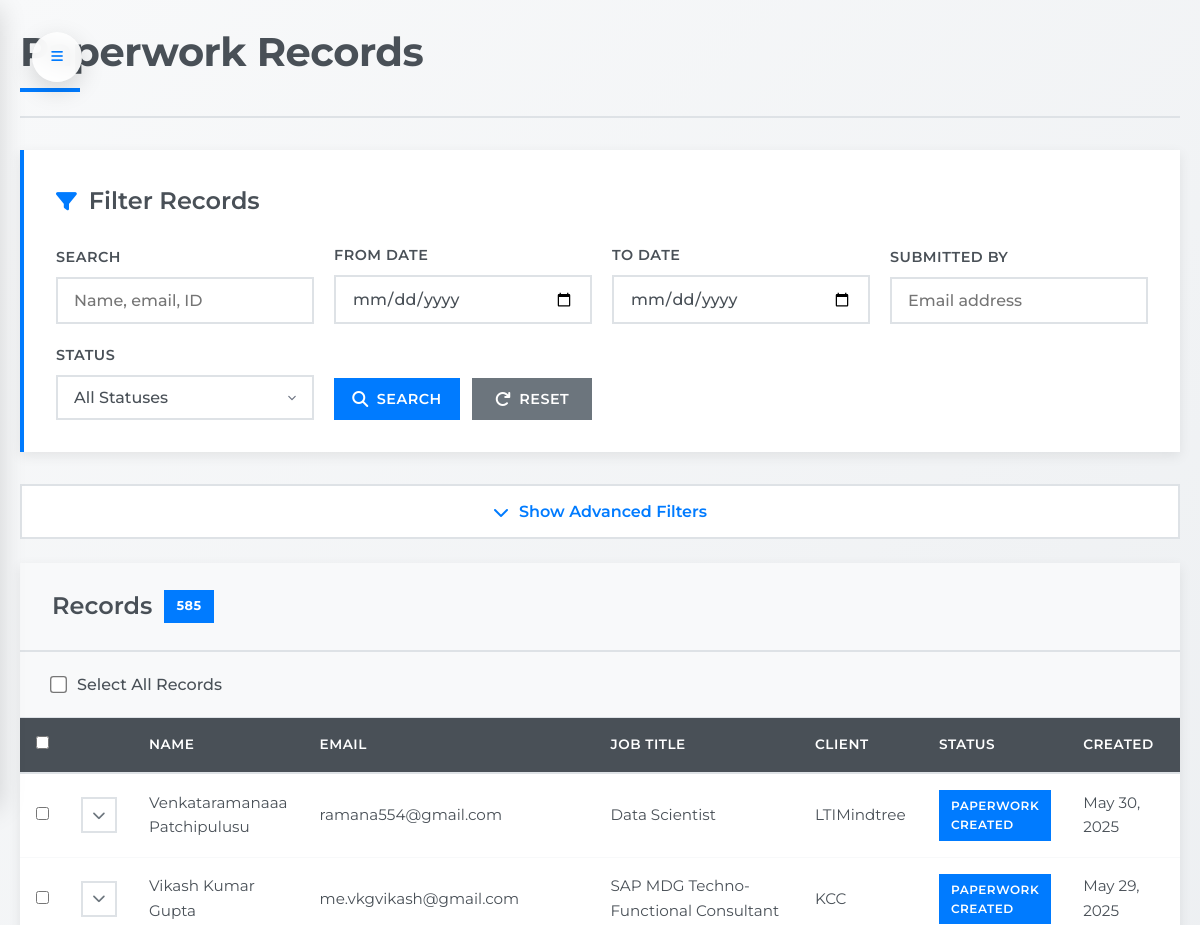
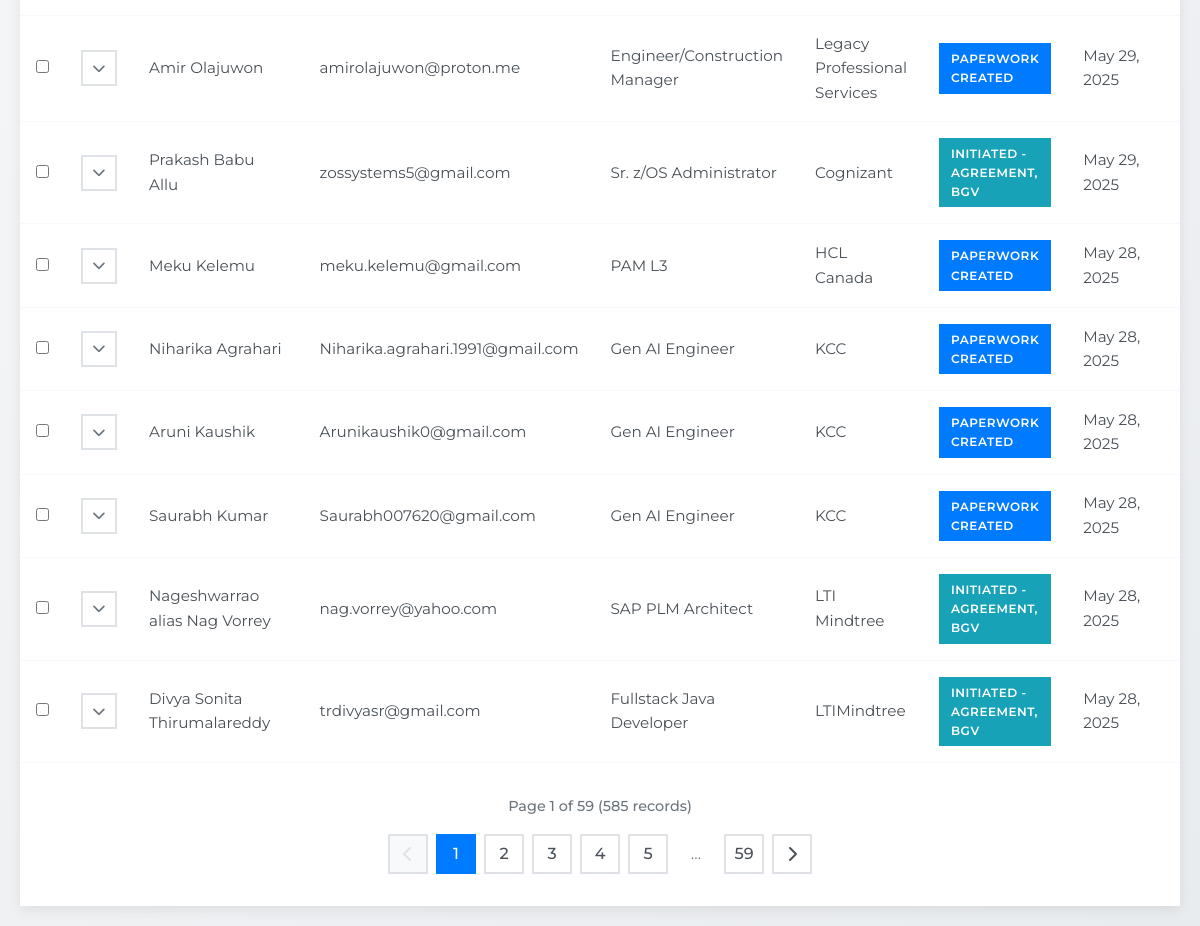
/paperworkallrecords.php (signed in), run on the app's committed database (2 pictures, top to bottom).
### tables this page shows
CREATE TABLE `paperworkdetails` (
  `id` int(11) NOT NULL,
  `cfirstname` varchar(100) DEFAULT NULL,
  `clastname` varchar(100) DEFAULT NULL,
  `ceipalid` varchar(100) DEFAULT NULL,
  `clinkedinurl` varchar(255) DEFAULT NULL,
  `cdob` date DEFAULT NULL,
  `cmobilenumber` varchar(15) DEFAULT NULL,
  `cemail` varchar(255) DEFAULT NULL,
  `clocation` varchar(255) DEFAULT NULL,
  `chomeaddress` varchar(255) DEFAULT NULL,
  `cssn` varchar(4) DEFAULT NULL,
  `cwork_authorization_status` varchar(50) DEFAULT NULL,
  `cv_validate_status` varchar(50) DEFAULT NULL,
  `ccertifications` varchar(255) DEFAULT NULL,
  `has_certifications` varchar(255) NOT NULL,
  `coverall_experience` varchar(50) DEFAULT NULL,
  `crecent_job_title` varchar(100) DEFAULT NULL,
  `ccandidate_source` varchar(50) DEFAULT NULL,
  `cresume_attached` varchar(3) DEFAULT NULL,
  `cphoto_id_attached` varchar(3) DEFAULT NULL,
  `cwa_attached` varchar(3) DEFAULT NULL,
  `cany_other_specify` varchar(255) DEFAULT NULL,
  `employer_own_corporation` varchar(3) DEFAULT NULL,
  `employer_corporation_name` varchar(100) DEFAULT NULL,
  `fed_id_number` varchar(100) DEFAULT NULL,
  `contact_person_name` varchar(100) DEFAULT NULL,
  `contact_person_designation` varchar(100) DEFAULT NULL,
  `contact_person_address` varchar(255) DEFAULT NULL,
  `contact_person_phone_number` varchar(15) DEFAULT NULL,
  `contact_person_extension_number` varchar(15) DEFAULT NULL,
  `contact_person_email_id` varchar(255) DEFAULT NULL,
  `benchsale_recruiter_name` varchar(100) DEFAULT NULL,
  `benchsale_recruiter_phone_number` varchar(15) DEFAULT NULL,
  `benchsale_recruiter_extension_number` varchar(15) DEFAULT NULL,
  `benchsale_recruiter_email_id` varchar(255) DEFAULT NULL,
  `website_link` varchar(255) DEFAULT NULL,
  `employer_linkedin_url` varchar(255) DEFAULT NULL,
  `employer_type` varchar(100) DEFAULT NULL,
  `employer_corporation_name1` varchar(100) DEFAULT NULL,
  `fed_id_number1` varchar(100) DEFAULT NULL,
  `contact_person_name1` varchar(100) DEFAULT NULL,
  `contact_person_designation1` varchar(100) DEFAULT NULL,
  `contact_person_address1` varchar(100) DEFAULT NULL,
  `contact_person_phone_number1` varchar(100) DEFAULT NULL,
  `contact_person_extension_number1` varchar(100) DEFAULT NULL,
  `contact_person_email_id1` varchar(100) DEFAULT NULL,
  `collaboration_collaborate` varchar(3) DEFAULT NULL,
  `delivery_manager` varchar(100) DEFAULT NULL,
  `delivery_account_lead` varchar(100) DEFAULT NULL,
  `team_lead` varchar(100) DEFAULT NULL,
  `associate_team_lead` varchar(100) DEFAULT NULL,
  `business_unit` varchar(100) DEFAULT NULL,
  `client_account_lead` varchar(100) DEFAULT NULL,
  `client_partner` varchar(255) DEFAULT NULL,
  `associate_director_delivery` varchar(100) DEFAULT NULL,
  `delivery_manager1` varchar(100) DEFAULT NULL,
  `delivery_account_lead1` varchar(100) DEFAULT NULL,
  `team_lead1` varchar(100) DEFAULT NULL,
  `associate_team_lead1` varchar(100) DEFAULT NULL,
  `recruiter_name` varchar(100) DEFAULT NULL,
  `pt_support` varchar(100) DEFAULT NULL,
  `pt_ownership` varchar(100) DEFAULT NULL,
  `coe_non_coe` varchar(10) DEFAULT NULL,
  `geo` varchar(100) DEFAULT NULL,
  `entity` varchar(100) DEFAULT NULL,
  `client` varchar(100) DEFAULT NULL,
  `client_manager` varchar(100) DEFAULT NULL,
  `client_manager_email_id` varchar(255) DEFAULT NULL,
  `end_client` varchar(100) DEFAULT NULL,
  `business_track` varchar(100) DEFAULT NULL,
  `industry` varchar(100) DEFAULT NULL,
  `experience_in_expertise_role` varchar(100) DEFAULT NULL,
  `job_code` varchar(100) DEFAULT NULL,
  `job_title` varchar(100) DEFAULT NULL,
  `primary_skill` varchar(100) DEFAULT NULL,
  `secondary_skill` varchar(100) DEFAULT NULL,
  `term` varchar(3) DEFAULT NULL,
  `duration` varchar(100) DEFAULT NULL,
  `project_location` varchar(100) DEFAULT NULL,
  `start_date` date DEFAULT NULL,
  `end_date` date DEFAULT NULL,
  `payrate` varchar(100) DEFAULT NULL,
  `clientrate` varchar(100) DEFAULT NULL,
  `margin` varchar(100) DEFAULT NULL,
  `benifits` varchar(250) NOT NULL,
  `vendor_fee` varchar(100) DEFAULT NULL,
  `margin_deviation_approval` varchar(3) DEFAULT NULL,
  `margin_deviation_reason` varchar(255) DEFAULT NULL,
  `ratecard_adherence` varchar(3) DEFAULT NULL,
  `ratecard_deviation_reason` varchar(255) DEFAULT NULL,
  `ratecard_deviation_approved` varchar(3) DEFAULT NULL,
  `payment_term` varchar(100) DEFAULT NULL,
  `payment_term_approval` varchar(3) DEFAULT NULL,
  `payment_term_deviation_reason` varchar(255) DEFAULT NULL,
  `type` varchar(100) DEFAULT NULL,
  `status` varchar(50) DEFAULT NULL,
  `reason` text DEFAULT NULL,
  `plc_code` varchar(255) DEFAULT NULL,
  `plc_updated_at` datetime DEFAULT NULL,
  `plc_updated_by` varchar(255) DEFAULT NULL,
  `created_at` timestamp NOT NULL DEFAULT current_timestamp(),
  `submittedby` varchar(200) NOT NULL,
  `pwcode` varchar(255) NOT NULL
);

### paperworkallrecords.php (the view, shortened to what the rows shown need)
<?php
require 'db.php';
$userEmail = $_SESSION['email'] ?? '';
$userQuery = "SELECT id, role, userwithempid, name AS full_name FROM users WHERE email = ?";
$stmt = $conn->prepare($userQuery);
$stmt->bind_param("s", $userEmail);
$stmt->execute();
$userResult = $stmt->get_result();
$userData = $userResult->fetch_assoc();
$userRole = $userData['role'];
$recordsPerPage = isset($_GET['limit']) && is_numeric($_GET['limit']) ? (int)$_GET['limit'] : 10;
$page = isset($_GET['page']) && is_numeric($_GET['page']) ? (int)$_GET['page'] : 1;
$sortBy = $_GET['sort_by'] ?? 'created_desc';
$offset = ($page - 1) * $recordsPerPage;
$sql = "SELECT p.*, u.name as submitter_name,
        CASE
            WHEN p.submittedby = ? THEN 'Own Record'
            ELSE CONCAT('Team Member: ', u.name)
        END as record_type
        FROM paperworkdetails p
        LEFT JOIN users u ON u.email = p.submittedby
        WHERE 1";
$params = [$userEmail];
$bindTypes = 's';
$orderByClause = "";
switch ($sortBy) {
    case 'created_desc':
    default:
        $orderByClause = " ORDER BY p.created_at DESC";
        break;
}
$sql .= $orderByClause . " LIMIT ? OFFSET ?";
$params = array_merge($params, [$recordsPerPage, $offset]);
$bindTypes .= 'ii';
$stmt = $conn->prepare($sql);
if (!empty($params)) {
    $stmt->bind_param($bindTypes, ...$params);
}
$stmt->execute();
$result = $stmt->get_result();
$allRecords = [];
while ($row = $result->fetch_assoc()) {
    $allRecords[] = $row;
}
$recordCount = count($allRecords);
?>
<!DOCTYPE html>
<html lang="en">
<head>
    <link rel="stylesheet" href="https://cdnjs.cloudflare.com/ajax/libs/font-awesome/6.4.2/css/all.min.css">
    <link rel="stylesheet" href="https://cdn.jsdelivr.net/npm/sweetalert2@11/dist/sweetalert2.min.css">
</head>
<body>
    <div class="main" id="mainContent">
        <div class="topbar">
            <div class="heading-container">
                <h1 class="dashboard-heading">Paperwork Records</h1>
            </div>
        </div>
        <div class="filter-panel">
            <h2 class="filter-title">
                <i class="fas fa-filter"></i>
                Filter Records
            </h2>
        </div>
        <div class="records-panel">
            <?php if ($recordCount > 0): ?>
                <div class="table-container">
                    <table class="table">
                        <thead>
                            <tr>
                                <?php if($userRole === 'Admin' || $userRole === 'Contracts'): ?>
                                <th style="width: 50px;"><input type="checkbox" id="table-select-all"></th>
                                <?php endif; ?>
                                <th style="width: 50px;"></th>
                                <th>Name</th>
                                <th>Email</th>
                                <th>Job Title</th>
                                <th>Client</th>
                                <th>Status</th>
                                <th>Created</th>
                                <th style="width: 200px;">Actions</th>
                            </tr>
                        </thead>
                        <tbody>
                            <?php foreach ($allRecords as $row): ?>
                                <tr>
                                    <?php if($userRole === 'Admin' || $userRole === 'Contracts'): ?>
                                    <td>
                                        <input type="checkbox" class="table-checkbox" data-id="<?php echo htmlspecialchars($row['id']); ?>">
                                    </td>
                                    <?php endif; ?>
                                    <td>
                                        <button class="expand-row-btn" data-id="<?php echo htmlspecialchars($row['id']); ?>">
                                            <i class="fas fa-chevron-down"></i>
                                        </button>
                                    </td>
                                    <td><?php echo htmlspecialchars($row['cfirstname'] . ' ' . $row['clastname']); ?></td>
                                    <td><?php echo htmlspecialchars($row['cemail']); ?></td>
                                    <td><?php echo htmlspecialchars($row['job_title'] ?? 'Not specified'); ?></td>
                                    <td><?php echo htmlspecialchars($row['client'] ?? 'Not specified'); ?></td>
                                    <td>
                                        <span class="status-badge status-<?php echo htmlspecialchars($row['status']); ?>">
                                            <?php
                                            $statusText = '';
                                            switch($row['status']) {
                                                case 'paperwork_created': $statusText = 'Paperwork Created'; break;
                                                case 'initiated_agreement_bgv': $statusText = 'Initiated - Agreement, BGV'; break;
                                            }
                                            echo htmlspecialchars($statusText);
                                            ?>
                                        </span>
                                    </td>
                                    <td><?php echo date('M d, Y', strtotime($row['created_at'])); ?></td>
                                    <td>
                                    </td>
                                </tr>
                            <?php endforeach; ?>
                        </tbody>
                    </table>
                </div>
            <?php endif; ?>
        </div>
    </div>
</body>
</html>

### data on the page
paperworkdetails: cfirstname+clastname "Venkataramanaaa Patchipulusu", cemail "ramana554@gmail.com", job_title "Data Scientist", client "LTIMindtree", status "PAPERWORK CREATED", created_at "May 30, 2025"
paperworkdetails: cfirstname+clastname "Vikash Kumar Gupta", cemail "me.vkgvikash@gmail.com", job_title "SAP MDG Techno-Functional Consultant", client "KCC", status "PAPERWORK CREATED", created_at "May 29, 2025"
paperworkdetails: cfirstname+clastname "Amir Olajuwon", cemail "amirolajuwon@proton.me", job_title "Engineer/Construction Manager", client "Legacy Professional Services", status "PAPERWORK CREATED", created_at "May 29, 2025"
paperworkdetails: cfirstname+clastname "Prakash Babu Allu", cemail "zossystems5@gmail.com", job_title "Sr. z/OS Administrator", client "Cognizant", status "INITIATED - AGREEMENT, BGV", created_at "May 29, 2025"
paperworkdetails: cfirstname+clastname "Meku Kelemu", cemail "meku.kelemu@gmail.com", job_title "PAM L3", client "HCL Canada", status "PAPERWORK CREATED", created_at "May 28, 2025"
paperworkdetails: cfirstname+clastname "Niharika Agrahari", cemail "Niharika.agrahari.1991@gmail.com", job_title "Gen AI Engineer", client "KCC", status "PAPERWORK CREATED", created_at "May 28, 2025"
paperworkdetails: cfirstname+clastname "Aruni Kaushik", cemail "Arunikaushik0@gmail.com", job_title "Gen AI Engineer", client "KCC", status "PAPERWORK CREATED", created_at "May 28, 2025"
paperworkdetails: cfirstname+clastname "Saurabh Kumar", cemail "Saurabh007620@gmail.com", job_title "Gen AI Engineer", client "KCC", status "PAPERWORK CREATED", created_at "May 28, 2025"
paperworkdetails: cfirstname+clastname "Nageshwarrao alias Nag Vorrey", cemail "nag.vorrey@yahoo.com", job_title "SAP PLM Architect", client "LTI Mindtree", status "INITIATED - AGREEMENT, BGV", created_at "May 28, 2025"
paperworkdetails: cfirstname+clastname "Divya Sonita Thirumalareddy", cemail "trdivyasr@gmail.com", job_title "Fullstack Java Developer", client "LTIMindtree", status "INITIATED - AGREEMENT, BGV", created_at "May 28, 2025"

### other printed values
$totalFilteredRecords "585"
$page "1"
$totalPages "59"
